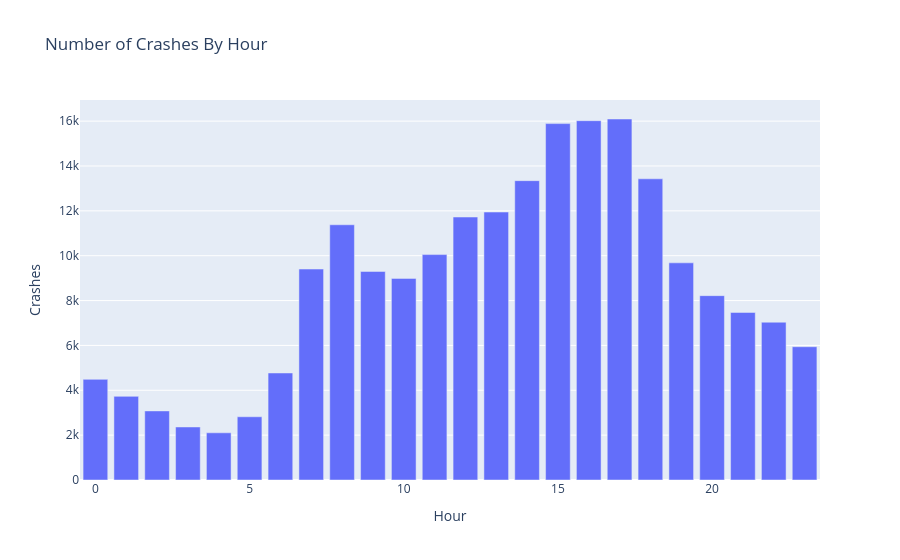

Source (notebook cell):
### Code cell
fig = px.bar(
    hourly_crashes,
    x="Hour",
    y="Crashes",
title="Number of Crashes By Hour"
)
fig.show()

### Figure 1 — Plotly figure (JSON) as saved in the notebook; plotly's stock layout.template omitted (floating-point values rounded to 4 significant figures)
{"data": [{"hovertemplate": "Hour=%{x}<br>Crashes=%{y}<extra></extra>", "legendgroup": "", "marker": {"color": "#636efa", "pattern": {"shape": ""}}, "name": "", "orientation": "v", "showlegend": false, "textposition": "auto", "type": "bar", "x": [0, 1, 2, 3, 4, 5, 6, 7, 8, 9, 10, 11, 12, 13, 14, 15, 16, 17, 18, 19, 20, 21, 22, 23], "xaxis": "x", "y": [4487, 3729, 3080, 2364, 2104, 2819, 4771, 9405, 11379, 9298, 8989, 10050, 11725, 11947, 13346, 15890, 16020, 16095, 13429, 9682, 8219, 7470, 7035, 5942], "yaxis": "y"}], "layout": {"barmode": "relative", "legend": {"tracegroupgap": 0}, "title": {"text": "Number of Crashes By Hour"}, "xaxis": {"anchor": "y", "domain": [0, 1], "title": {"text": "Hour"}}, "yaxis": {"anchor": "x", "domain": [0, 1], "title": {"text": "Crashes"}}}}
